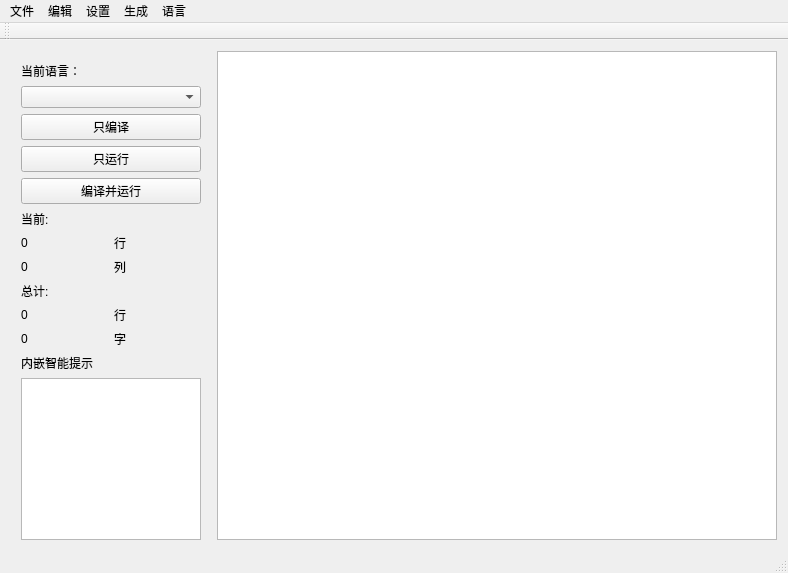
<?xml version="1.0" encoding="UTF-8"?>
<ui version="4.0">
 <class>QtToolClass</class>
 <widget class="QMainWindow" name="QtToolClass">
  <property name="geometry">
   <rect>
    <x>0</x>
    <y>0</y>
    <width>788</width>
    <height>573</height>
   </rect>
  </property>
  <property name="windowTitle">
   <string>代码编辑器</string>
  </property>
  <property name="windowIcon">
   <iconset resource="QtTool.qrc">
    <normaloff>:/QtTool/IMG/icon.png</normaloff>:/QtTool/IMG/icon.png</iconset>
  </property>
  <widget class="QWidget" name="centralWidget">
   <layout class="QHBoxLayout" name="horizontalLayout">
    <item>
     <widget class="QWidget" name="CommandWidget" native="true">
      <property name="maximumSize">
       <size>
        <width>200</width>
        <height>16777215</height>
       </size>
      </property>
      <layout class="QVBoxLayout" name="verticalLayout">
       <property name="leftMargin">
        <number>10</number>
       </property>
       <property name="rightMargin">
        <number>10</number>
       </property>
       <property name="bottomMargin">
        <number>0</number>
       </property>
       <item>
        <widget class="QWidget" name="widget_6" native="true">
         <layout class="QVBoxLayout" name="verticalLayout_2">
          <property name="leftMargin">
           <number>0</number>
          </property>
          <property name="topMargin">
           <number>0</number>
          </property>
          <property name="rightMargin">
           <number>0</number>
          </property>
          <property name="bottomMargin">
           <number>0</number>
          </property>
          <item>
           <widget class="QLabel" name="label_8">
            <property name="text">
             <string>当前语言：</string>
            </property>
           </widget>
          </item>
          <item>
           <widget class="QComboBox" name="LanguageCheck"/>
          </item>
          <item>
           <widget class="QPushButton" name="onlyCompile">
            <property name="text">
             <string>只编译</string>
            </property>
           </widget>
          </item>
          <item>
           <widget class="QPushButton" name="onlyRun">
            <property name="text">
             <string>只运行</string>
            </property>
           </widget>
          </item>
          <item>
           <widget class="QPushButton" name="compileAndRun">
            <property name="text">
             <string>编译并运行</string>
            </property>
           </widget>
          </item>
         </layout>
        </widget>
       </item>
       <item>
        <widget class="QLabel" name="label">
         <property name="text">
          <string>当前:</string>
         </property>
        </widget>
       </item>
       <item>
        <widget class="QWidget" name="widget_2" native="true">
         <layout class="QHBoxLayout" name="horizontalLayout_2">
          <property name="leftMargin">
           <number>0</number>
          </property>
          <property name="topMargin">
           <number>0</number>
          </property>
          <property name="rightMargin">
           <number>0</number>
          </property>
          <property name="bottomMargin">
           <number>0</number>
          </property>
          <item>
           <widget class="QLabel" name="row_now">
            <property name="minimumSize">
             <size>
              <width>30</width>
              <height>0</height>
             </size>
            </property>
            <property name="text">
             <string>0</string>
            </property>
           </widget>
          </item>
          <item>
           <widget class="QLabel" name="label_3">
            <property name="text">
             <string>行</string>
            </property>
           </widget>
          </item>
         </layout>
        </widget>
       </item>
       <item>
        <widget class="QWidget" name="widget_5" native="true">
         <layout class="QHBoxLayout" name="horizontalLayout_5">
          <property name="leftMargin">
           <number>0</number>
          </property>
          <property name="topMargin">
           <number>0</number>
          </property>
          <property name="rightMargin">
           <number>0</number>
          </property>
          <property name="bottomMargin">
           <number>0</number>
          </property>
          <item>
           <widget class="QLabel" name="col_now">
            <property name="minimumSize">
             <size>
              <width>30</width>
              <height>0</height>
             </size>
            </property>
            <property name="text">
             <string>0</string>
            </property>
           </widget>
          </item>
          <item>
           <widget class="QLabel" name="label_4">
            <property name="text">
             <string>列</string>
            </property>
           </widget>
          </item>
         </layout>
        </widget>
       </item>
       <item>
        <widget class="QLabel" name="label_2">
         <property name="text">
          <string>总计:</string>
         </property>
        </widget>
       </item>
       <item>
        <widget class="QWidget" name="widget_3" native="true">
         <layout class="QHBoxLayout" name="horizontalLayout_3">
          <property name="leftMargin">
           <number>0</number>
          </property>
          <property name="topMargin">
           <number>0</number>
          </property>
          <property name="rightMargin">
           <number>0</number>
          </property>
          <property name="bottomMargin">
           <number>0</number>
          </property>
          <item>
           <widget class="QLabel" name="row_all">
            <property name="minimumSize">
             <size>
              <width>30</width>
              <height>0</height>
             </size>
            </property>
            <property name="text">
             <string>0</string>
            </property>
           </widget>
          </item>
          <item>
           <widget class="QLabel" name="label_5">
            <property name="text">
             <string>行</string>
            </property>
           </widget>
          </item>
         </layout>
        </widget>
       </item>
       <item>
        <widget class="QWidget" name="widget_4" native="true">
         <layout class="QHBoxLayout" name="horizontalLayout_4">
          <property name="leftMargin">
           <number>0</number>
          </property>
          <property name="topMargin">
           <number>0</number>
          </property>
          <property name="rightMargin">
           <number>0</number>
          </property>
          <property name="bottomMargin">
           <number>0</number>
          </property>
          <item>
           <widget class="QLabel" name="font_nums">
            <property name="minimumSize">
             <size>
              <width>30</width>
              <height>0</height>
             </size>
            </property>
            <property name="text">
             <string>0</string>
            </property>
           </widget>
          </item>
          <item>
           <widget class="QLabel" name="label_6">
            <property name="text">
             <string>字</string>
            </property>
           </widget>
          </item>
         </layout>
        </widget>
       </item>
       <item>
        <widget class="QLabel" name="label_7">
         <property name="text">
          <string>内嵌智能提示</string>
         </property>
        </widget>
       </item>
       <item>
        <widget class="QListWidget" name="listWidget"/>
       </item>
      </layout>
     </widget>
    </item>
    <item>
     <widget class="QTextEdit" name="MainTextEditor">
      <property name="enabled">
       <bool>true</bool>
      </property>
     </widget>
    </item>
   </layout>
  </widget>
  <widget class="QMenuBar" name="menuBar">
   <property name="geometry">
    <rect>
     <x>0</x>
     <y>0</y>
     <width>788</width>
     <height>26</height>
    </rect>
   </property>
   <widget class="QMenu" name="menu">
    <property name="title">
     <string>文件</string>
    </property>
    <addaction name="actionopen"/>
    <addaction name="actionnew"/>
    <addaction name="actionclose"/>
    <addaction name="separator"/>
    <addaction name="actionsave"/>
    <addaction name="actionsave_as"/>
    <addaction name="actionrename"/>
    <addaction name="separator"/>
    <addaction name="actionexit"/>
   </widget>
   <widget class="QMenu" name="menu_2">
    <property name="title">
     <string>编辑</string>
    </property>
    <addaction name="actionfind"/>
    <addaction name="actionreplace"/>
    <addaction name="actionreturn"/>
   </widget>
   <widget class="QMenu" name="menu_3">
    <property name="title">
     <string>设置</string>
    </property>
    <addaction name="actionfont"/>
    <addaction name="actionset_keys"/>
    <addaction name="actionsmart_tips"/>
   </widget>
   <widget class="QMenu" name="menu_4">
    <property name="title">
     <string>生成</string>
    </property>
    <addaction name="actioncompile"/>
    <addaction name="actionrun"/>
    <addaction name="actioncompileAndRun"/>
   </widget>
   <widget class="QMenu" name="menu_5">
    <property name="title">
     <string>语言</string>
    </property>
    <addaction name="actionset_support"/>
   </widget>
   <addaction name="menu"/>
   <addaction name="menu_2"/>
   <addaction name="menu_3"/>
   <addaction name="menu_4"/>
   <addaction name="menu_5"/>
  </widget>
  <widget class="QToolBar" name="mainToolBar">
   <property name="allowedAreas">
    <set>Qt::LeftToolBarArea|Qt::RightToolBarArea</set>
   </property>
   <attribute name="toolBarArea">
    <enum>TopToolBarArea</enum>
   </attribute>
   <attribute name="toolBarBreak">
    <bool>false</bool>
   </attribute>
  </widget>
  <widget class="QStatusBar" name="statusBar"/>
  <action name="actionopen">
   <property name="text">
    <string>打开</string>
   </property>
  </action>
  <action name="actionsave">
   <property name="text">
    <string>保存</string>
   </property>
  </action>
  <action name="actionsave_as">
   <property name="text">
    <string>另存为</string>
   </property>
  </action>
  <action name="actionnew">
   <property name="text">
    <string>新建</string>
   </property>
  </action>
  <action name="actionfind">
   <property name="text">
    <string>查找</string>
   </property>
  </action>
  <action name="actionreplace">
   <property name="text">
    <string>替换</string>
   </property>
  </action>
  <action name="actionexit">
   <property name="text">
    <string>退出</string>
   </property>
  </action>
  <action name="actionfont">
   <property name="text">
    <string>字体</string>
   </property>
  </action>
  <action name="actioncompile">
   <property name="text">
    <string>只编译</string>
   </property>
  </action>
  <action name="actionrun">
   <property name="text">
    <string>只运行</string>
   </property>
  </action>
  <action name="actioncompileAndRun">
   <property name="text">
    <string>编译并运行</string>
   </property>
  </action>
  <action name="actionreturn">
   <property name="text">
    <string>撤销</string>
   </property>
  </action>
  <action name="actionclose">
   <property name="text">
    <string>关闭</string>
   </property>
  </action>
  <action name="actionrename">
   <property name="text">
    <string>重命名</string>
   </property>
  </action>
  <action name="actionset_keys">
   <property name="text">
    <string>设置关键字</string>
   </property>
  </action>
  <action name="actionset_support">
   <property name="text">
    <string>管理支持项</string>
   </property>
  </action>
  <action name="actionsmart_tips">
   <property name="text">
    <string>智能提示</string>
   </property>
  </action>
 </widget>
 <layoutdefault spacing="6" margin="11"/>
 <resources>
  <include location="QtTool.qrc"/>
 </resources>
 <connections/>
</ui>
